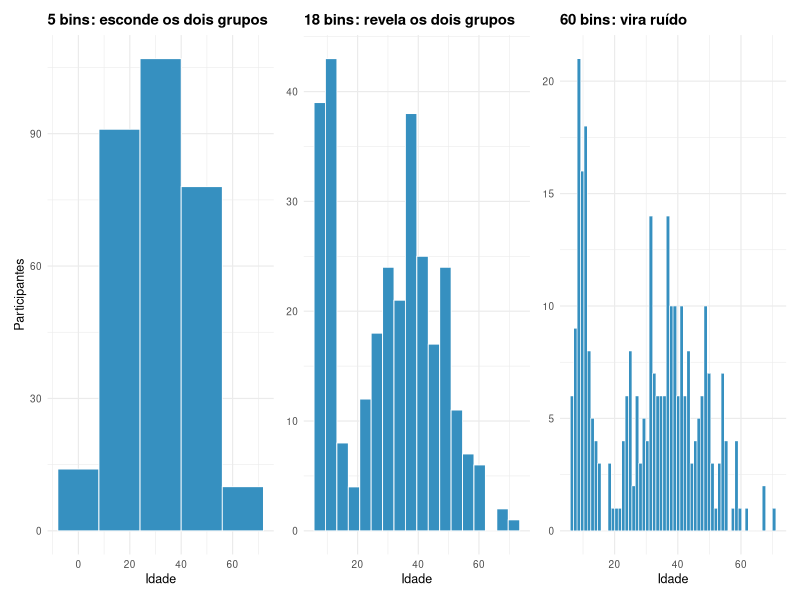

Write the R code that produced this figure.
# Libraries
library(ggplot2)
library(patchwork)
library(RColorBrewer)
library(jsonlite)

# Dados ficticios: idade dos participantes de uma corrida de rua de bairro,
# misturando a categoria infantil e a categoria adulta na mesma medicao --
# gera uma distribuicao BIMODAL de proposito (dois grupos etarios bem
# separados), o exemplo classico pra mostrar que a largura do bin muda o que
# o histograma revela: poucos bins fundem os dois grupos numa corcova so,
# bins demais viram ruido, e so uma faixa intermediaria mostra os dois picos
# de verdade.
set.seed(918)

infantil <- pmin(pmax(rnorm(90, mean = 10, sd = 2), 6), 16)
adulto <- pmin(pmax(rnorm(210, mean = 38, sd = 11), 18), 70)
idades <- round(c(infantil, adulto), 1)

cor_barra <- brewer.pal(9, "PuBuGn")[6]

# ---------------------------------------------------------------------------
# Estatico: poster com 3 larguras de bin diferentes sobre o MESMO dado --
# cada painel corresponde a uma posicao do slider da versao interativa (ver
# "Como foi feito" no README).
# ---------------------------------------------------------------------------
tema_poster <- theme_minimal(base_size = 9) + theme(plot.title = element_text(face = "bold"))

p1 <- ggplot(data.frame(idade = idades), aes(x = idade)) +
  geom_histogram(bins = 5, fill = cor_barra, color = "white", linewidth = 0.3) +
  labs(title = "5 bins: esconde os dois grupos", x = "Idade", y = "Participantes") +
  tema_poster

p2 <- ggplot(data.frame(idade = idades), aes(x = idade)) +
  geom_histogram(bins = 18, fill = cor_barra, color = "white", linewidth = 0.3) +
  labs(title = "18 bins: revela os dois grupos", x = "Idade", y = NULL) +
  tema_poster

p3 <- ggplot(data.frame(idade = idades), aes(x = idade)) +
  geom_histogram(bins = 60, fill = cor_barra, color = "white", linewidth = 0.2) +
  labs(title = "60 bins: vira ruído", x = "Idade", y = NULL) +
  tema_poster

poster <- p1 | p2 | p3
ggsave("output.png", plot = poster, width = 11, height = 4.2, dpi = 150)

# ---------------------------------------------------------------------------
# Versao interativa: D3, com um slider controlando o numero de bins ao vivo
# sobre o MESMO dado -- o R so exporta as idades brutas; o D3 recalcula os
# bins (d3.bin()) a cada posicao do slider e desenha por cima uma curva de
# densidade (KDE gaussiano, ver shared/densidade.ts, a mesma tecnica do
# ridgeline e do violino deste acervo), reescalada pra unidade de contagem
# de acordo com a largura de bin atual -- a curva muda de altura junto com
# o eixo Y a cada posicao do slider, mas a FORMA dela nunca muda, deixando
# visivel que o histograma e so uma discretizacao com perda da mesma
# distribuicao continua por baixo.
# ---------------------------------------------------------------------------
viz <- list(
  meta = list(
    binsPadrao = 18,
    binsMax = 60,
    nota = "Arraste o controle pra mudar o número de bins; a curva mostra a densidade estimada da mesma distribuição."
  ),
  idades = idades
)

write_json(viz, "data.json", auto_unbox = TRUE, digits = NA)
